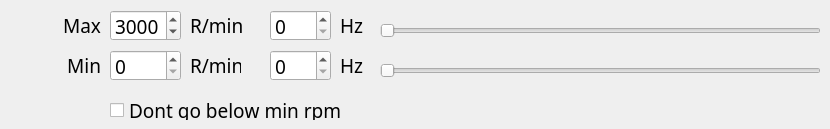
      <widget class="QWidget" name="page_pump_auto">
       <widget class="QLabel" name="label_55">
        <property name="geometry">
         <rect>
          <x>0</x>
          <y>10</y>
          <width>101</width>
          <height>31</height>
         </rect>
        </property>
        <property name="font">
         <font>
          <family>Noto Sans</family>
          <pointsize>14</pointsize>
          <kerning>false</kerning>
         </font>
        </property>
        <property name="text">
         <string>Max</string>
        </property>
        <property name="alignment">
         <set>Qt::AlignmentFlag::AlignRight|Qt::AlignmentFlag::AlignTrailing|Qt::AlignmentFlag::AlignVCenter</set>
        </property>
       </widget>
       <widget class="QSpinBox" name="spinBox_pump_auto_min">
        <property name="geometry">
         <rect>
          <x>110</x>
          <y>50</y>
          <width>71</width>
          <height>31</height>
         </rect>
        </property>
        <property name="font">
         <font>
          <family>Noto Sans</family>
          <pointsize>14</pointsize>
          <kerning>false</kerning>
         </font>
        </property>
        <property name="maximum">
         <number>6000</number>
        </property>
       </widget>
       <widget class="QSpinBox" name="spinBox_pump_auto_max_hz">
        <property name="geometry">
         <rect>
          <x>270</x>
          <y>10</y>
          <width>61</width>
          <height>31</height>
         </rect>
        </property>
        <property name="font">
         <font>
          <family>Noto Sans</family>
          <pointsize>14</pointsize>
          <kerning>false</kerning>
         </font>
        </property>
       </widget>
       <widget class="QSlider" name="horizontalSlider_pump_auto_min">
        <property name="geometry">
         <rect>
          <x>380</x>
          <y>60</y>
          <width>441</width>
          <height>21</height>
         </rect>
        </property>
        <property name="font">
         <font>
          <family>Noto Sans</family>
          <pointsize>14</pointsize>
          <kerning>false</kerning>
         </font>
        </property>
        <property name="orientation">
         <enum>Qt::Orientation::Horizontal</enum>
        </property>
       </widget>
       <widget class="QSpinBox" name="spinBox_pump_auto_max">
        <property name="geometry">
         <rect>
          <x>110</x>
          <y>10</y>
          <width>71</width>
          <height>31</height>
         </rect>
        </property>
        <property name="font">
         <font>
          <family>Noto Sans</family>
          <pointsize>14</pointsize>
          <kerning>false</kerning>
         </font>
        </property>
        <property name="minimum">
         <number>0</number>
        </property>
        <property name="maximum">
         <number>6000</number>
        </property>
        <property name="value">
         <number>3000</number>
        </property>
       </widget>
       <widget class="QLabel" name="label_57">
        <property name="geometry">
         <rect>
          <x>340</x>
          <y>50</y>
          <width>31</width>
          <height>31</height>
         </rect>
        </property>
        <property name="font">
         <font>
          <family>Noto Sans</family>
          <pointsize>14</pointsize>
          <kerning>false</kerning>
         </font>
        </property>
        <property name="text">
         <string>Hz</string>
        </property>
       </widget>
       <widget class="QCheckBox" name="checkBox_pump_auto_no_below">
        <property name="geometry">
         <rect>
          <x>110</x>
          <y>100</y>
          <width>241</width>
          <height>20</height>
         </rect>
        </property>
        <property name="font">
         <font>
          <family>Noto Sans</family>
          <pointsize>14</pointsize>
          <kerning>false</kerning>
         </font>
        </property>
        <property name="text">
         <string>Dont go below min rpm</string>
        </property>
       </widget>
       <widget class="QLabel" name="label_58">
        <property name="geometry">
         <rect>
          <x>190</x>
          <y>10</y>
          <width>61</width>
          <height>31</height>
         </rect>
        </property>
        <property name="font">
         <font>
          <family>Noto Sans</family>
          <pointsize>14</pointsize>
          <kerning>false</kerning>
         </font>
        </property>
        <property name="text">
         <string>R/min</string>
        </property>
       </widget>
       <widget class="QSlider" name="horizontalSlider_pump_auto_max">
        <property name="geometry">
         <rect>
          <x>380</x>
          <y>20</y>
          <width>441</width>
          <height>21</height>
         </rect>
        </property>
        <property name="font">
         <font>
          <family>Noto Sans</family>
          <pointsize>14</pointsize>
          <kerning>false</kerning>
         </font>
        </property>
        <property name="orientation">
         <enum>Qt::Orientation::Horizontal</enum>
        </property>
       </widget>
       <widget class="QLabel" name="label_59">
        <property name="geometry">
         <rect>
          <x>10</x>
          <y>50</y>
          <width>91</width>
          <height>31</height>
         </rect>
        </property>
        <property name="font">
         <font>
          <family>Noto Sans</family>
          <pointsize>14</pointsize>
          <kerning>false</kerning>
         </font>
        </property>
        <property name="text">
         <string>Min</string>
        </property>
        <property name="alignment">
         <set>Qt::AlignmentFlag::AlignRight|Qt::AlignmentFlag::AlignTrailing|Qt::AlignmentFlag::AlignVCenter</set>
        </property>
       </widget>
       <widget class="QLabel" name="label_60">
        <property name="geometry">
         <rect>
          <x>340</x>
          <y>15</y>
          <width>31</width>
          <height>21</height>
         </rect>
        </property>
        <property name="font">
         <font>
          <family>Noto Sans</family>
          <pointsize>14</pointsize>
          <kerning>false</kerning>
         </font>
        </property>
        <property name="text">
         <string>Hz</string>
        </property>
       </widget>
       <widget class="QLabel" name="label_61">
        <property name="geometry">
         <rect>
          <x>190</x>
          <y>50</y>
          <width>51</width>
          <height>31</height>
         </rect>
        </property>
        <property name="font">
         <font>
          <family>Noto Sans</family>
          <pointsize>14</pointsize>
          <kerning>false</kerning>
         </font>
        </property>
        <property name="text">
         <string>R/min</string>
        </property>
       </widget>
       <widget class="QSpinBox" name="spinBox_pump_auto_min_hz">
        <property name="geometry">
         <rect>
          <x>270</x>
          <y>50</y>
          <width>61</width>
          <height>31</height>
         </rect>
        </property>
        <property name="font">
         <font>
          <family>Noto Sans</family>
          <pointsize>14</pointsize>
          <kerning>false</kerning>
         </font>
        </property>
       </widget>
      </widget>
